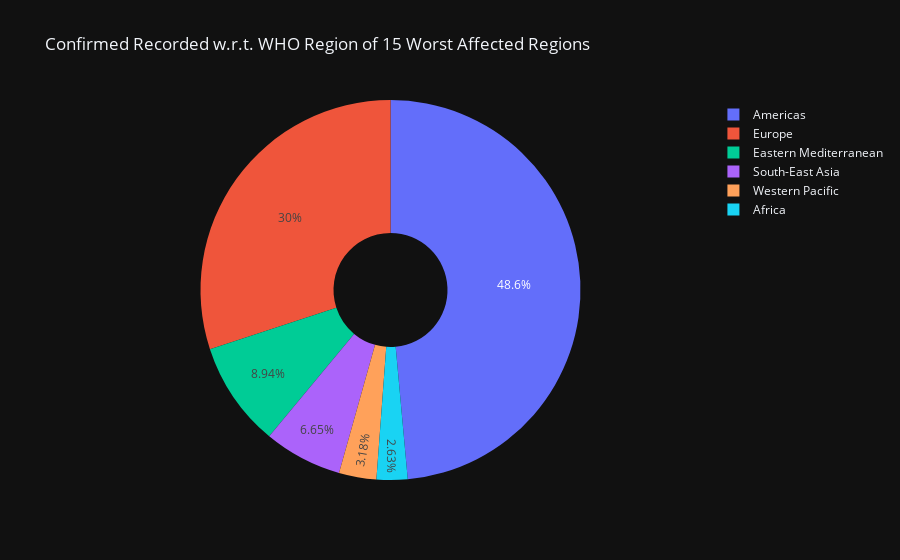
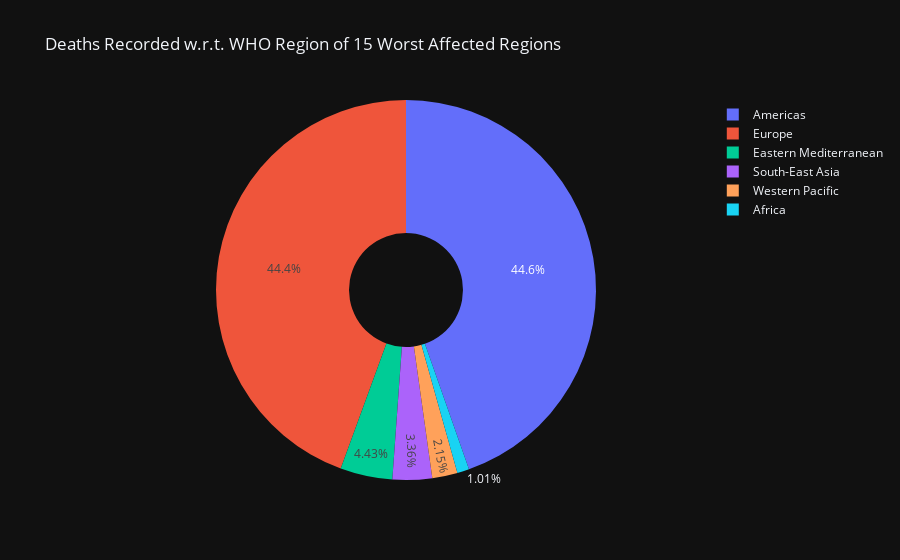
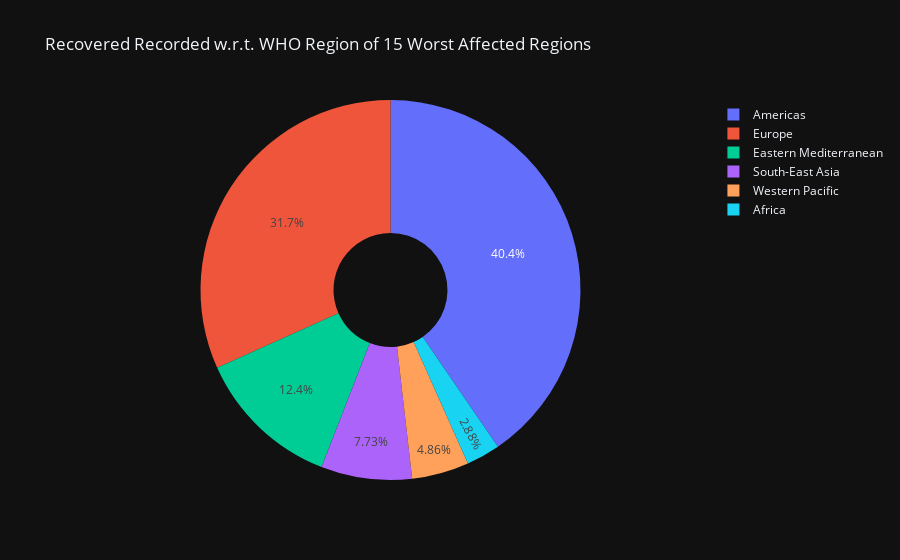
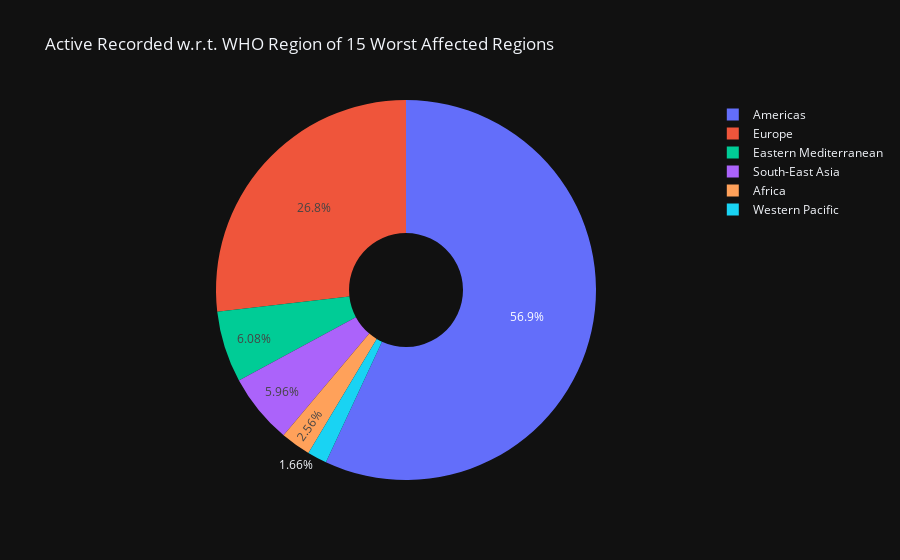

Write notebook code for charts like these, in order.
### Code cell
# Group by 'WHO Region' and sum 'Confirmed', 'Deaths', 'Recovered', and 'Active'
Who_regions = df.groupby('WHO Region')[['Confirmed', 'Deaths', 'Recovered', 'Active']].sum()

# Select the top 15 regions based on the 'Confirmed' cases
top_15_who_regions = Who_regions.sort_values('Confirmed', ascending=False).head(15)

# Plot pie charts for each case type (Confirmed, Deaths, Recovered, Active)
cases = ['Confirmed', 'Deaths', 'Recovered', 'Active']
for case in cases:
    fig = px.pie(top_15_who_regions, values=case, names=top_15_who_regions.index,
                 template="plotly_dark", hole=0.3, 
                 title=f"{case} Recorded w.r.t. WHO Region of 15 Worst Affected Regions")
    fig.show()

### Figure 1 — Plotly figure (JSON) as saved in the notebook; plotly's stock layout.template omitted (floating-point values rounded to 4 significant figures)
{"data": [{"domain": {"x": [0, 1], "y": [0, 1]}, "hole": 0.3, "hovertemplate": "WHO Region=%{label}<br>Confirmed=%{value}<extra></extra>", "labels": ["Americas", "Europe", "Eastern Mediterranean", "South-East Asia", "Western Pacific", "Africa"], "legendgroup": "", "name": "", "showlegend": true, "type": "pie", "values": [402261194, 248879793, 74082892, 55118365, 26374411, 21791827]}], "layout": {"autosize": true, "legend": {"tracegroupgap": 0}, "title": {"text": "Confirmed Recorded w.r.t. WHO Region of 15 Worst Affected Regions"}}}

### Figure 2 — Plotly figure (JSON) as saved in the notebook; plotly's stock layout.template omitted (floating-point values rounded to 4 significant figures)
{"data": [{"domain": {"x": [0, 1], "y": [0, 1]}, "hole": 0.3, "hovertemplate": "WHO Region=%{label}<br>Deaths=%{value}<extra></extra>", "labels": ["Americas", "Europe", "Eastern Mediterranean", "South-East Asia", "Western Pacific", "Africa"], "legendgroup": "", "name": "", "showlegend": true, "type": "pie", "values": [19359292, 19271040, 1924029, 1458134, 932430, 439978]}], "layout": {"autosize": true, "legend": {"tracegroupgap": 0}, "title": {"text": "Deaths Recorded w.r.t. WHO Region of 15 Worst Affected Regions"}}}

### Figure 3 — Plotly figure (JSON) as saved in the notebook; plotly's stock layout.template omitted (floating-point values rounded to 4 significant figures)
{"data": [{"domain": {"x": [0, 1], "y": [0, 1]}, "hole": 0.3, "hovertemplate": "WHO Region=%{label}<br>Recovered=%{value}<extra></extra>", "labels": ["Americas", "Europe", "Eastern Mediterranean", "South-East Asia", "Western Pacific", "Africa"], "legendgroup": "", "name": "", "showlegend": true, "type": "pie", "values": [157069444, 123202075, 48050703, 30030327, 18861950, 11193730]}], "layout": {"autosize": true, "legend": {"tracegroupgap": 0}, "title": {"text": "Recovered Recorded w.r.t. WHO Region of 15 Worst Affected Regions"}}}

### Figure 4 — Plotly figure (JSON) as saved in the notebook; plotly's stock layout.template omitted (floating-point values rounded to 4 significant figures)
{"data": [{"domain": {"x": [0, 1], "y": [0, 1]}, "hole": 0.3, "hovertemplate": "WHO Region=%{label}<br>Active=%{value}<extra></extra>", "labels": ["Americas", "Europe", "Eastern Mediterranean", "South-East Asia", "Western Pacific", "Africa"], "legendgroup": "", "name": "", "showlegend": true, "type": "pie", "values": [225832458, 106406678, 24108160, 23629904, 6580031, 10158119]}], "layout": {"autosize": true, "legend": {"tracegroupgap": 0}, "title": {"text": "Active Recorded w.r.t. WHO Region of 15 Worst Affected Regions"}}}
